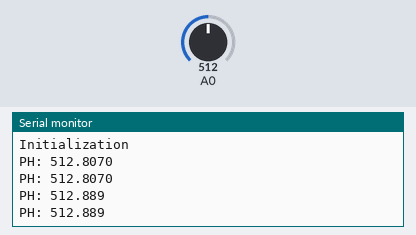
Simulated run of this sketch. Board: Arduino Uno, built with avr-gcc and run on an emulated ATmega328P. Shown: the last lines printed to the serial monitor. The inputs (shaded band) are chosen by the test bench; at power-on: A0 = 512. Random numbers use the default seed unless the sketch sets one.

Above: at 1.8 s.
1.9 s: A0 set to 716
At 2.8 s:
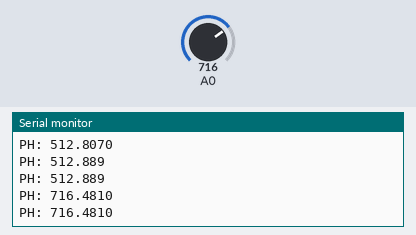
3.4 s: A0 set to 900
At 4.5 s:
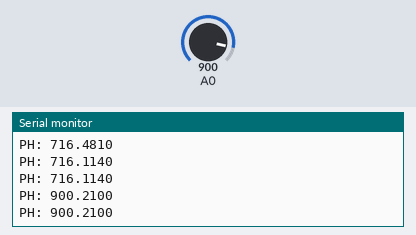
Timing chart, 0 to 6.4 s (numbered marks = the images above; inputs shaded):
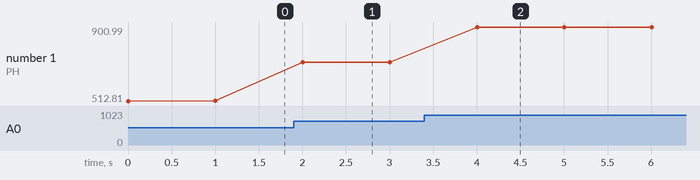

The sketch:

cryptography.ino
```cpp
#include "cryptography.h"

float reading = 0;

float2int_S PH;

void setup()
{
  Serial.begin(115200);
  Serial.println("Initialization");
}

void loop()
{
  reading = analogRead(0) + (rand() % 1000) * 1e-3;

  PH.float2int(reading, FOUR_DIGIT_PRECISION);

  sprintf(dataBuffer, "PH: %d.%d",
          PH.wholeNumber, PH.fractional);

  aes128_enc_single(key, dataBuffer);
  Serial.println(dataBuffer);

  aes128_dec_single(key, dataBuffer);
  Serial.println(dataBuffer);
  Serial.println();

  delay(1000);
}
```

cryptography.h
```cpp
#include <AESLib.h>

void aes128_enc_single(const uint8_t* key, void* data);
void aes128_dec_single(const uint8_t* key, void* data);

#define TWO_DIGIT_PRECISION     2
#define FOUR_DIGIT_PRECISION    4

char dataBuffer[16];
uint8_t key[] = {
  2, 62, 12, 52, 23, 84, 45, 84,
  92, 23, 52, 62, 12, 74, 47, 25
};

struct float2int_S
{
  int wholeNumber, fractional;

  void float2int(float value, int precision)
  {
    wholeNumber = int(value);
    fractional = (value - int(value)) * pow(10, precision);
  }
};
```

Measured:
- after the input at 1.9 s, the serial monitor: prints a new line after 0.10 s (image 1)
- after the input at 3.4 s, the serial monitor: prints a new line after 0.60 s (image 2)
- plotted number 1: 512.89 → 716.11 after the input at 1.9 s, 716.11 → 900.3 after the input at 3.4 s
